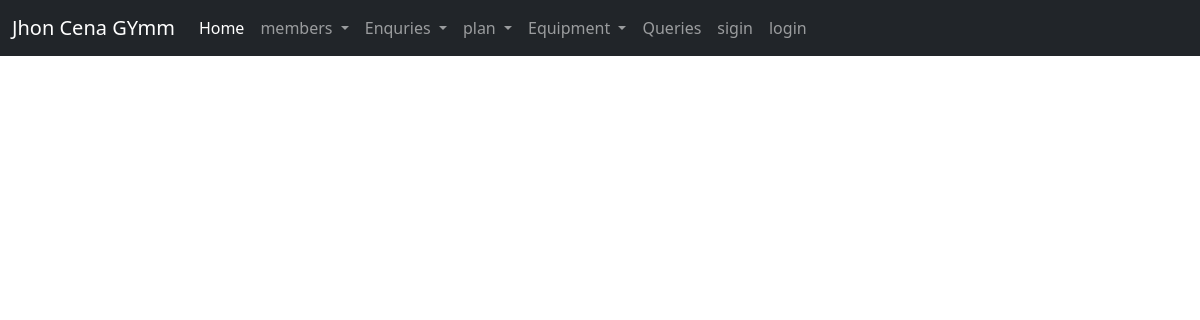
The page /equipment on the database as committed earlier.
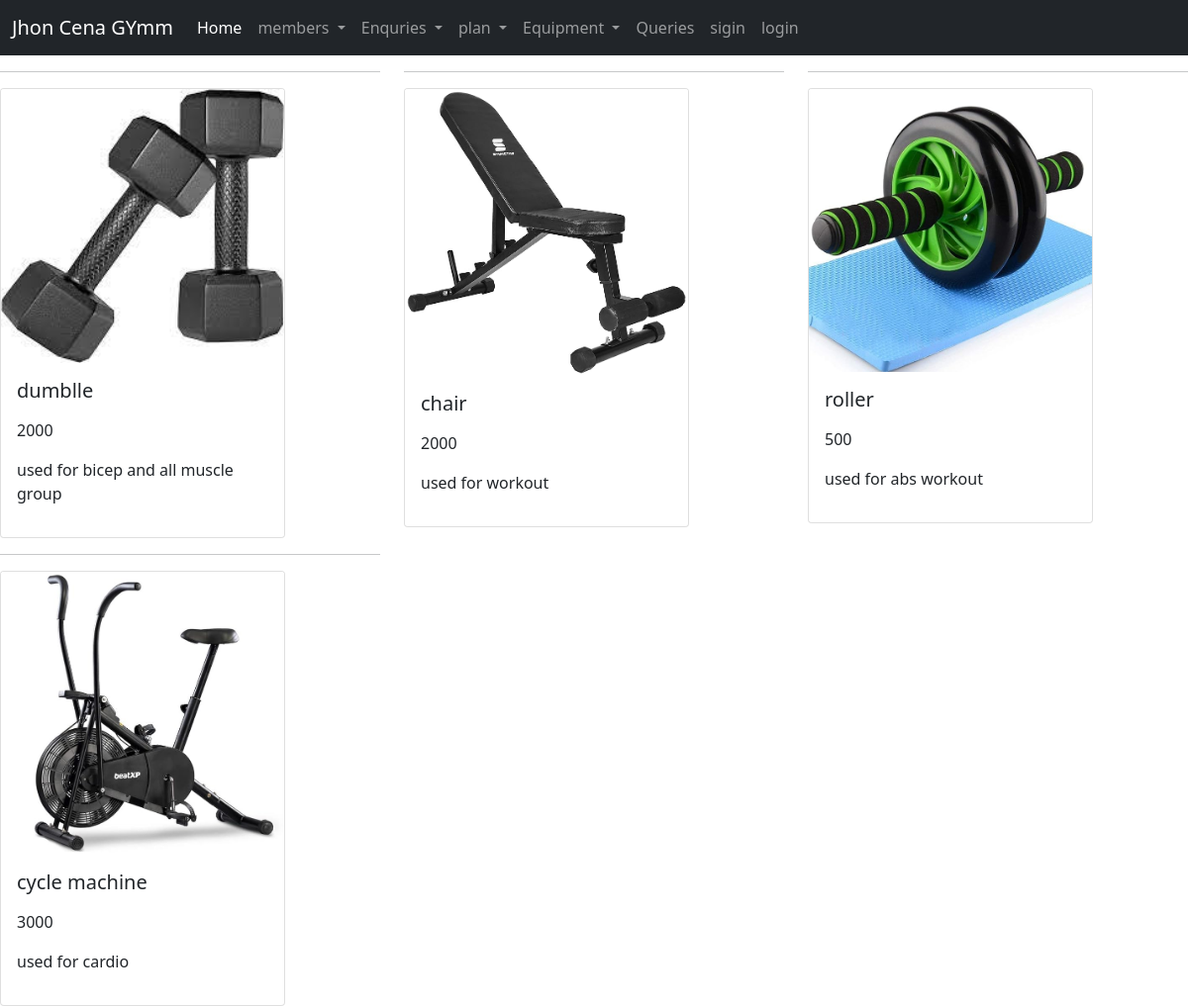
The same page on the database as committed later.
### app1/models.py (models this page shows, shortened)
class equipments(models.Model):
    name=models.CharField(max_length=200)
    price=models.IntegerField()
    weight=models.CharField(max_length=10)
    description=models.TextField(max_length=300)
    image = models.ImageField(upload_to='static/images/', null=False, blank=False,default='equipments2')

### app1/views.py (the view)
# urls.py: path('equipment',views.view_equipment,name="equipment"),
def view_equipment(request):
    enq=equipments.objects.all()
    return render(request,'app1/equipment.html',{"enq":enq})

### app1/templates/app1/equipment.html (shortened to what this page needs)
{% include 'app1/base.html' %}
{% block content%}
<div class="conatiner">
<div class="row">
{% for i in enq %}
<div class="col-sm-3 col-md-3 col-lg-4 ">
    <hr>
<div class="card" style="width: 18rem;">
    <img src="{{i.image}}" class="card-img-top" alt="...">
    <div class="card-body">
      <h5 class="card-title">{{i.name}}</h5>
      <p>{{i.price}}</p>
      <p>{{i.description}}</p>
    </div>
  </div>
</div>
{% endfor %}
</div>
</div>
{% endblock %}

### app1/templates/app1/base.html (shortened to what this page needs)
{% load static %}
<!doctype html>
<html lang="en">
<head>
    <link href="https://cdn.jsdelivr.net/npm/bootstrap@5.0.2/dist/css/bootstrap.min.css" rel="stylesheet">
</head>
<body>
    {% include 'app1/navbar.html' %}
</body>
</html>

### app1/templates/app1/navbar.html (shortened to what this page needs)
<nav class="navbar navbar-expand-lg navbar-dark bg-dark ">
    <div class="container-fluid">
        <a href="" class="navbar-brand">Jhon Cena GYmm</a>
        <div class="collapse navbar-collapse" id="navbarSupportedContent">
          <ul class="navbar-nav me-auto mb-2 mb-lg-0">
            <li class="nav-item">
              <a class="nav-link active" aria-current="page" href="{% url 'home' %}">Home</a>
            </li>
            <li class="nav-item dropdown">
              <a class="nav-link dropdown-toggle" href="#" id="navbarDropdownMenuLink" role="button" data-bs-toggle="dropdown" aria-expanded="false">
                members
              </a>
            </li>
            <li class="nav-item dropdown">
              <a class="nav-link dropdown-toggle" href="#" id="navbarDropdownMenuLink" role="button" data-bs-toggle="dropdown" aria-expanded="false">
              Enquries
            </a>
          </li>
          <li class="nav-item dropdown">
            <a class="nav-link dropdown-toggle" href="#" id="navbarDropdownMenuLink" role="button" data-bs-toggle="dropdown" aria-expanded="false">
              plan
            </a>
          </li>
          <li class="nav-item dropdown">
            <a class="nav-link dropdown-toggle" href="#" id="navbarDropdownMenuLink" role="button" data-bs-toggle="dropdown" aria-expanded="false">
              Equipment
            </a>
          </li>
            <li class="nav-item">
              <a class="nav-link" aria-current="page" href="{% url 'query' %}">Queries</a>
            </li>
          {% if user.is_authenticated %}
          <li class="nav-item">
            <a class="nav-link" href="{% url 'logout' %}">logout</a>
          </li>
          {% else %}
          <li class="nav-item">
            <a class="nav-link" href="{% url 'register' %}">sigin</a>
          </li>
          <li class="nav-item">
            <a class="nav-link" href="{% url 'login' %}">login</a>
          </li>
          {% endif %}
        </ul>
      </div>
    </div>
  </nav>

### app1/templates/app1/base.html (style rules this page uses)
body { display: flex; flex-direction: column; min-height: 100vh; margin: 0; }

Rows that differ between the two databases and show on the page:
added equipments: image (picture), name "dumblle", price "2000", description "used for bicep and all muscle group"
added equipments: image (picture), name "chair", price "2000", description "used for workout"
added equipments: image (picture), name "roller", price "500", description "used for abs workout"
added equipments: image (picture), name "cycle machine", price "3000", description "used for cardio"
